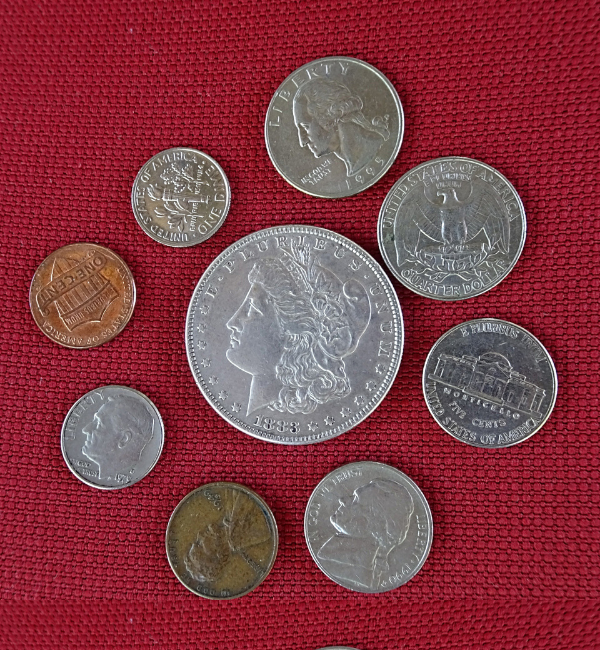
#> input picture CoinsA.png, 600 x 650 px
$ jupyter execute coinn.ipynb   (shell and % lines are left out)
#> lines starting #> are read from the running program, lines starting #| are printed output that depends on the picture; after the words box and inside, x2 and y2 are one past the last pixel; in counts of white or black regions, pixels touching at a corner belong together
# Unit - 04 - Morphological Operators
# Coin Detection - Class Task

**Name:** Jegatheeswari R   **Reg. No:**212223230092 **Slot**4E6-1

[cell 1]
import cv2
import matplotlib.pyplot as plt
import numpy as np

[cell 2]
image=cv2.imread('CoinsA.png')
#> image is the input picture: shape (650, 600, 3); mean B, G, R 68.8, 59.3, 131.9

[cell 3]
imageCopy = image.copy()
plt.imshow(image[:,:,::-1]);
plt.title("Original Image")
plt.show()

# Convert Image to Grayscale¶

[cell 4]
imageGray=cv2.cvtColor(image, cv2.COLOR_BGR2GRAY)
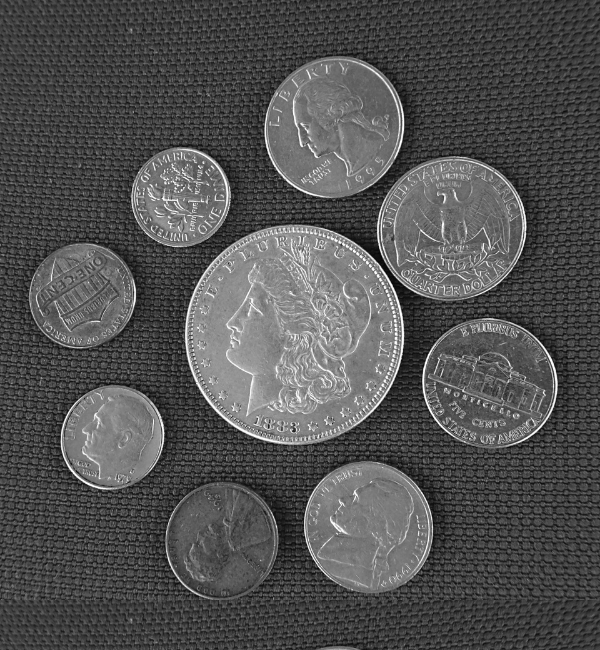
#> imageGray: shape (650, 600); min 5, max 254, mean 82.1

[cell 5]
plt.figure(figsize=(12,12))
plt.subplot(121);plt.imshow(image[:,:,::-1]);plt.title("Original Image")
plt.subplot(122); plt.imshow(imageGray,cmap='gray');plt.title("Grayscale Image"); plt.show()
#> after `plt.subplot(122)`:
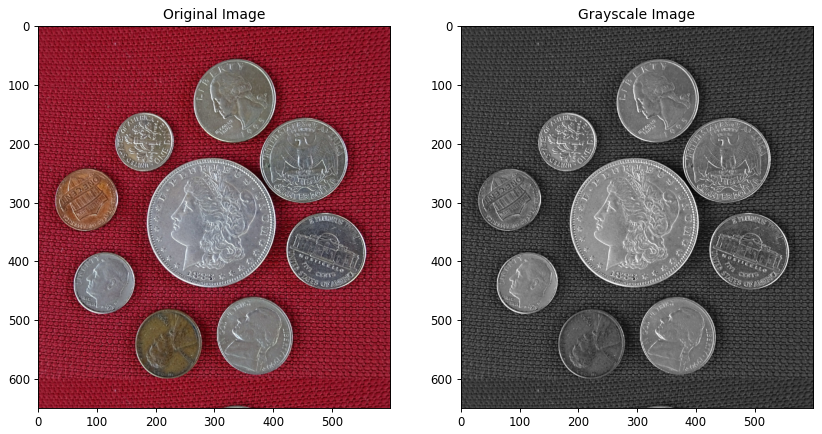
#> figure drawn by matplotlib, 2 panels
# Expected output

# Split Image into R,G,B Channels

[cell 6]
imageB,imageG,imageR=cv2.split(image)
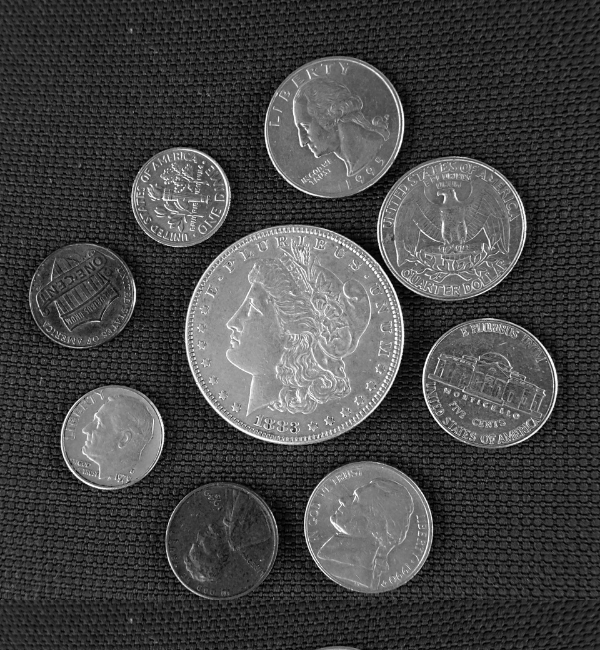
#> imageB: shape (650, 600); min 0, max 255, mean 68.8
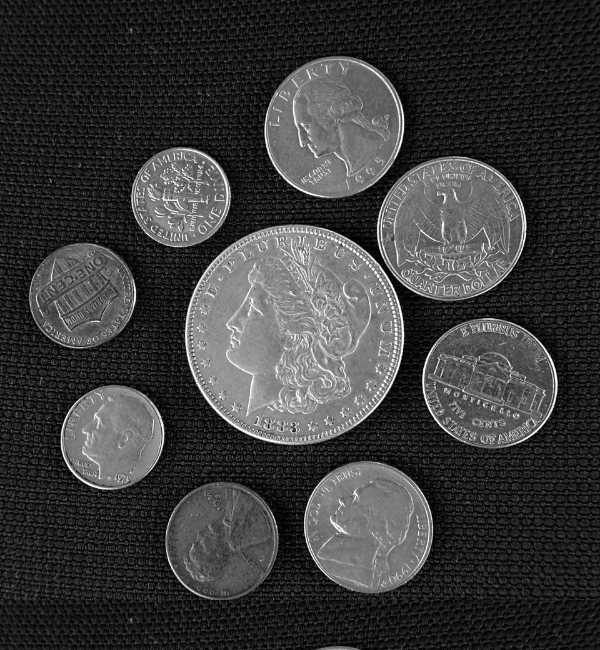
#> imageG: shape (650, 600); min 0, max 255, mean 59.3
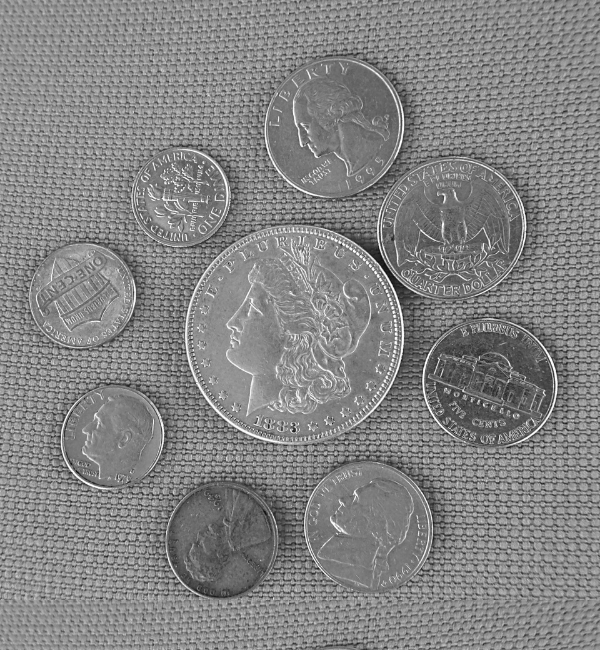
#> imageR: shape (650, 600); min 14, max 255, mean 131.9

[cell 7]
plt.figure(figsize=(20,12))
plt.subplot(141);plt.imshow(image[:,:,::-1]);plt.title("Original Image")
plt.subplot(142);plt.imshow(imageB,cmap='gray');plt.title("Blue Channel")
plt.subplot(143);plt.imshow(imageG,cmap='gray');plt.title("Green Channel")
plt.subplot(144);plt.imshow(imageR,cmap='gray');plt.title("Red Channel");
plt.show()
# Expected output

# Perform Thresholding

[cell 8]
th,dst_bin_inv=cv2.threshold(imageG,27,255,cv2.THRESH_BINARY_INV)
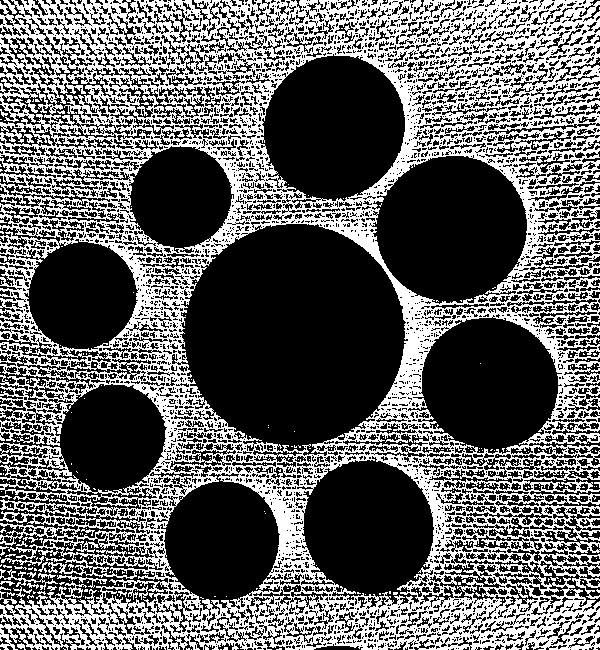
#> dst_bin_inv: shape (650, 600); 38.4% white; 643 white regions (615 under 20 px), largest, box (x1, y1, x2, y2) and area: (0, 0, 600, 650) 147103, (0, 569, 58, 590) 275, (57, 575, 107, 588) 144

[cell 9]
plt.imshow(dst_bin_inv,cmap='gray')
plt.title("Threshold Binary Inverse")
plt.show()

# Perform morphological operations

[cell 10]
kSize=(5,5)
kernel1=cv2.getStructuringElement(cv2.MORPH_ELLIPSE,kSize)

[cell 11]
imageDilated2 = cv2.dilate(dst_bin_inv,kernel1,iterations=1)
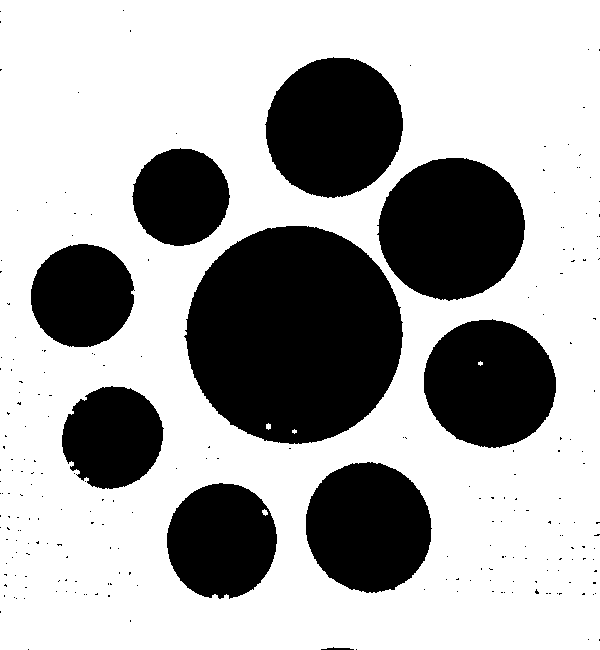
#> imageDilated2: shape (650, 600); 67.1% white; 230 black regions (220 under 20 px), largest, box (x1, y1, x2, y2) and area: (184, 226, 403, 444) 36946, (377, 158, 525, 301) 16222, (265, 57, 403, 198) 14982

[cell 12]
###
### YOUR CODE HERE
###
plt.imshow(imageDilated2,cmap='gray');plt.title('Dilated Image Iteration 2');plt.show()
# Expected output

[cell 13]
# Display all the images
# you have obtained in the intermediate steps
###
### YOUR CODE HERE
###
kSize=(11,11)
kernel1=cv2.getStructuringElement(cv2.MORPH_ELLIPSE,kSize)

[cell 14]
# Get structuring element/kernel which will be used for dilation
###

### YOUR CODE HERE
###
imageEroded = cv2.erode(imageDilated2,kernel1)
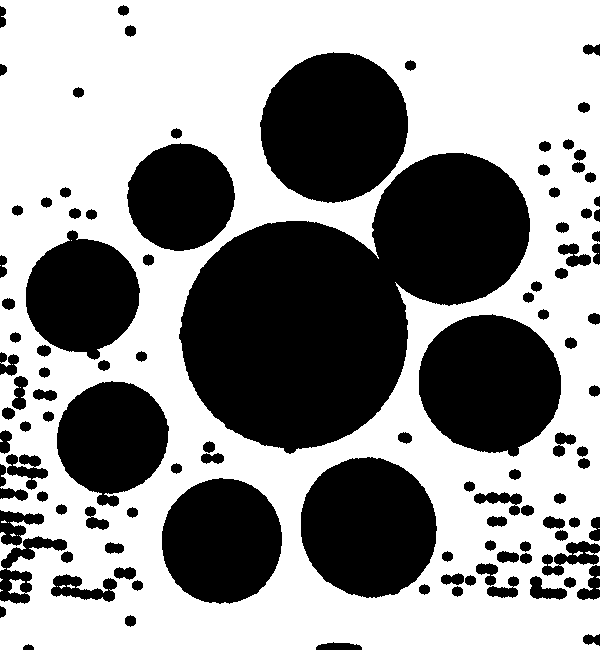
#> imageEroded: shape (650, 600); 57.3% white; 109 black regions, largest, box (x1, y1, x2, y2) and area: (179, 153, 530, 454) 59281, (260, 52, 408, 203) 17299, (419, 314, 561, 457) 15463

[cell 15]
###
### YOUR CODE HERE
###
plt.imshow(imageEroded,cmap='gray');plt.title("Eroded Image");plt.show()
# Expected output

#  Create SimpleBlobDetector

[cell 16]
# Set up the SimpleBlobdetector with default parameters.
params = cv2.SimpleBlobDetector_Params()

params.blobColor = 0

params.minDistBetweenBlobs = 2

# Filter by Area.
params.filterByArea = False

# Filter by Circularity
params.filterByCircularity = True
params.minCircularity = 0.8

# Filter by Convexity
params.filterByConvexity = True
params.minConvexity = 0.8

# Filter by Inertia
params.filterByInertia =True
params.minInertiaRatio = 0.8

[cell 17]
# Create SimpleBlobDetector
detector = cv2.SimpleBlobDetector_create(params)

# Detect Coins

[cell 18]
# Detect blobs
###
### YOUR CODE HERE
###
keypoints = detector.detect(imageEroded)
#> keypoints = 9 keypoints; (x, y, size): (334, 127, 149.6), (489, 383, 141.4), (368, 527, 138.9), (221, 541, 124), (180, 197, 107.9), (558, 450, 13), (130, 620, 12.2), (148, 260, 12.2), (130, 30, 12.2)

[cell 19]
# Print number of coins detected
###
### YOUR CODE HERE
###
print(f"Number of coins detected: {len(keypoints)}")
#| Number of coins detected: 9
